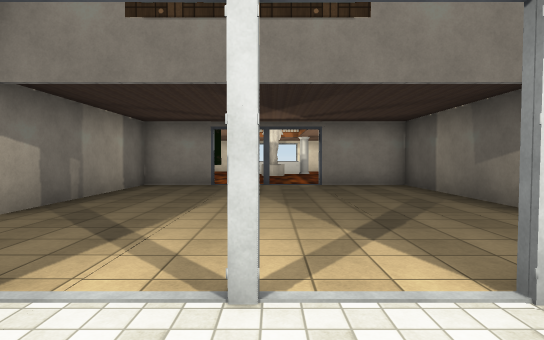
View 1 (above)

16 first-person views from a walk through a 3-D level made in the Unity game engine. The camera is 1.5 m above the floor, tilts 2° down and sees 80° across. Doors are open. The floor is counted in squares, 2 m on a side. Each view is taken from the middle of a square. On the plan, view 1 faces up. The plan holds only what a view shows up to about 11 squares ahead; the rest is blank. The place goes on beyond the plan. The player character is not drawn. Some surface patterns are stand-ins.

View 2
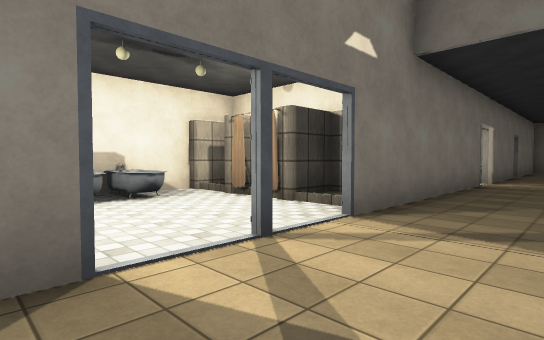

View 3
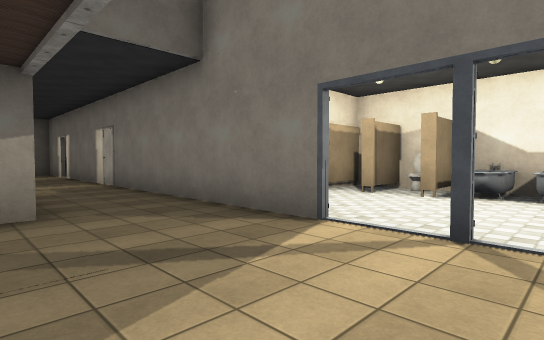

View 4
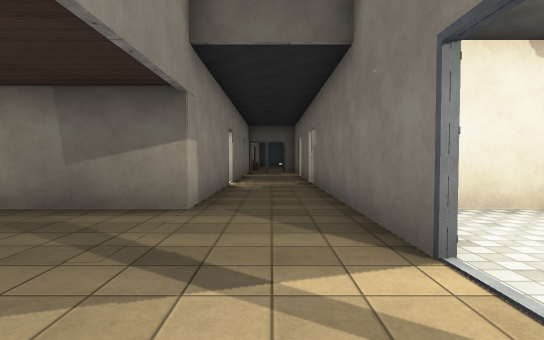

View 5
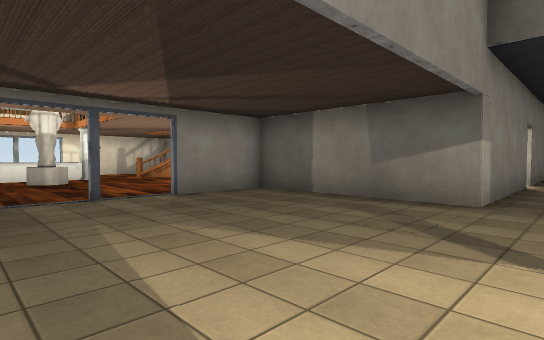

View 6
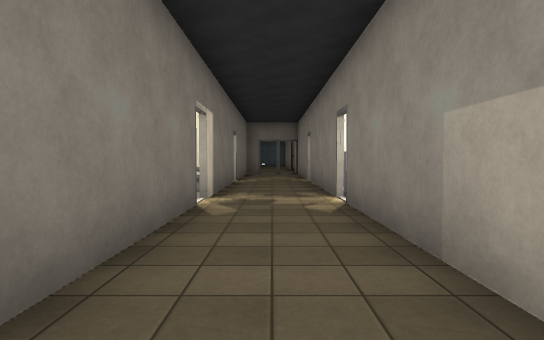

View 7
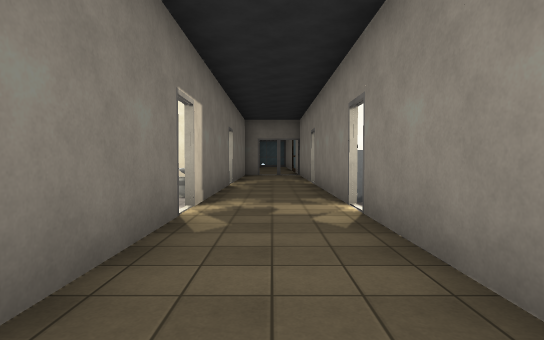

View 8
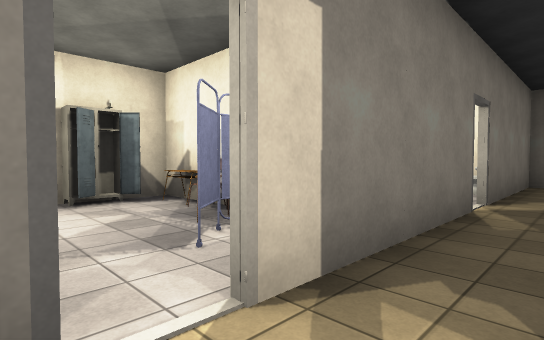

View 9
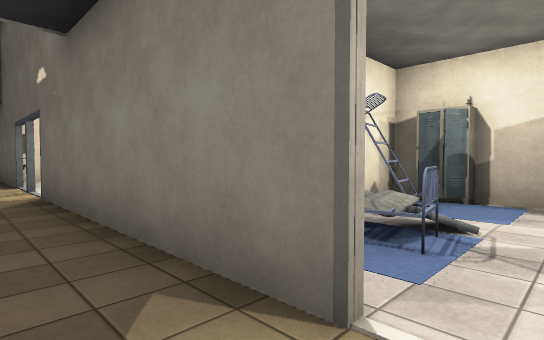

View 10
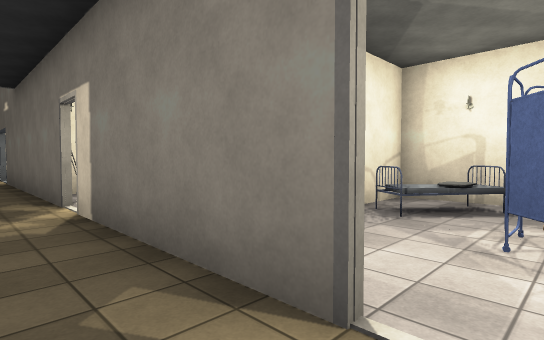

View 11
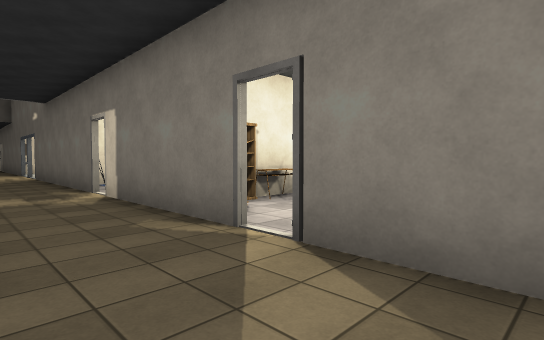

View 12
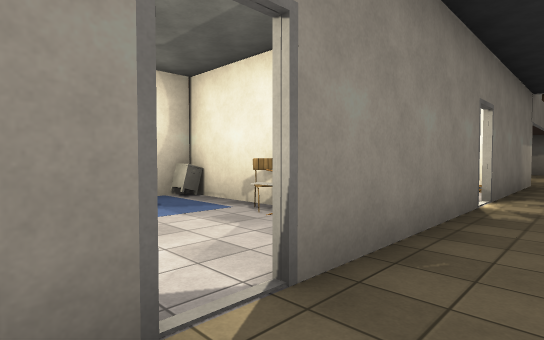

View 13
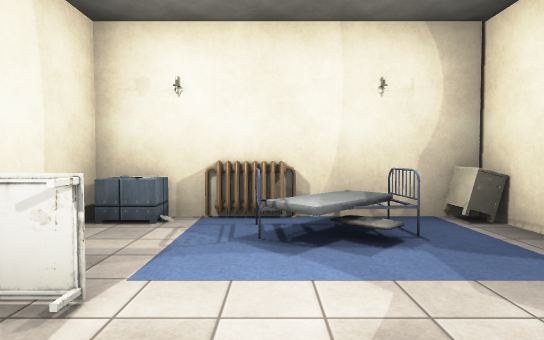

View 14
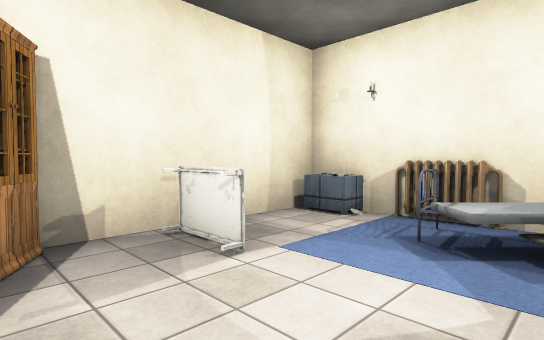

View 15
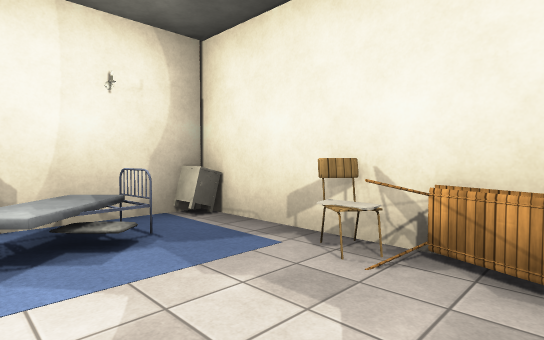

View 16
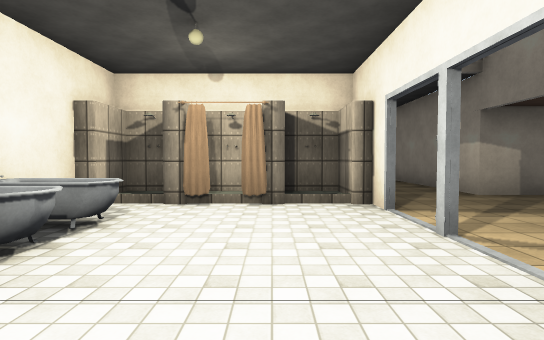

### Floor plan
Points are (right, up) in squares from view 1. A wall is a line through its corners. A room is listed if a view was taken in it or the views show most of it. See-through windows are left out.
Room 1 (views 1, 16)
walls: (-2.3, -1) (-2.2, -1.5); (-2.3, -0.9) (-2.4, -1.4); (1.4, -3) (1.4, -2.4); (2.6, -2.5) (2.6, -1.5); (-1.6, 1.6) (-2.4, 1.6); (-2.4, -3.2) (1, -3.2); (-2.3, 1.5) (-3.4, 1.5) (-3.4, 0.2) (-2.2, 0.2); (-3.4, -0.5) (-3.4, -1.3); (-3.4, -2.1) (-3.4, -2.9) (-2.2, -2.9); (3.8, -3.2) (3.8, 1.4)
ways out: open door at (0, 2) to room 2; open door at (3, -2)
objects: other object (-1, -2); other object (0, -2) to (1, -2); toilet (2, -3); other object (2, 1); other object (3, -3)
Room 2 (views 2, 3, 4, 5, 6, 7, 8, 9, 10, 12)
walls: (1.2, 1.8) (9.5, 1.8); (-1.6, 9.2) (-3.6, 9.2) (-3.6, 4.3) (-8.5, 4.3); (-8.4, 1.8) (-1.6, 1.8); (8.5, 4.3) (3.8, 4.3) (3.8, 9.2) (1.2, 9.2); (-11.4, 4.3) (-13.6, 4.3); (-13.4, 1.8) (-9, 1.8); (-16.5, 1.8) (-14, 1.8)
ways out: open door at (0, 2) to room 1; opening at (-15.5, 4) to room 3; opening at (-10.5, 4) to room 3; open door at (-14, 4) to room 3; open door at (-9, 4) to room 3; opening at (8.5, 2.5); open door at (-13.5, 2); open door at (-8.5, 2); open door at (0, 9); open door at (9, 4)
objects: other object (-16, 1)
Room 3 (views 11, 13, 14, 15)
walls: (-11.3, 5.4) (-11.3, 8.8); (-14.4, 4.3) (-14.9, 4.3); (-11.4, 9.2) (-16.3, 9.2) (-16.3, 7.4); (-9.3, 4.3) (-11.4, 4.3)
ways out: opening at (-15.5, 4) to room 2; opening at (-10.5, 4) to room 2; open door at (-14, 4) to room 2; open door at (-9, 4) to room 2
objects: other object (-16, 5) to (-15, 5); table (-15, 7); carpet (-15, 8); bed (-14, 8); heater (-14, 9); keyboard (-13, 6); other object (-13, 8); table (-12, 5); chair (-12, 6); other object (-10, 5)

Where each view was taken, in squares from view 1:
view 1: 0 up, 0 right, facing up
view 2: 4 up, 2 right, facing down-left
view 3: 5 up, 1 left, facing down-right
view 4: 3 up, 1 left, facing right
view 5: 3 up, 2 left, facing up-right
view 6: 3 up, 3 left, facing left
view 7: 3 up, 4 left, facing left
view 8: 3 up, 8 left, facing down-left
view 9: 3 up, 9 left, facing down-right
view 10: 3 up, 14 left, facing down-right
view 11: 4 up, 16 left, facing down-right
view 12: 3 up, 15 left, facing up-right
view 13: 5 up, 14 left, facing up
view 14: 5 up, 13 left, facing up-left
view 15: 5 up, 14 left, facing up-right
view 16: 0 up, 3 right, facing left
